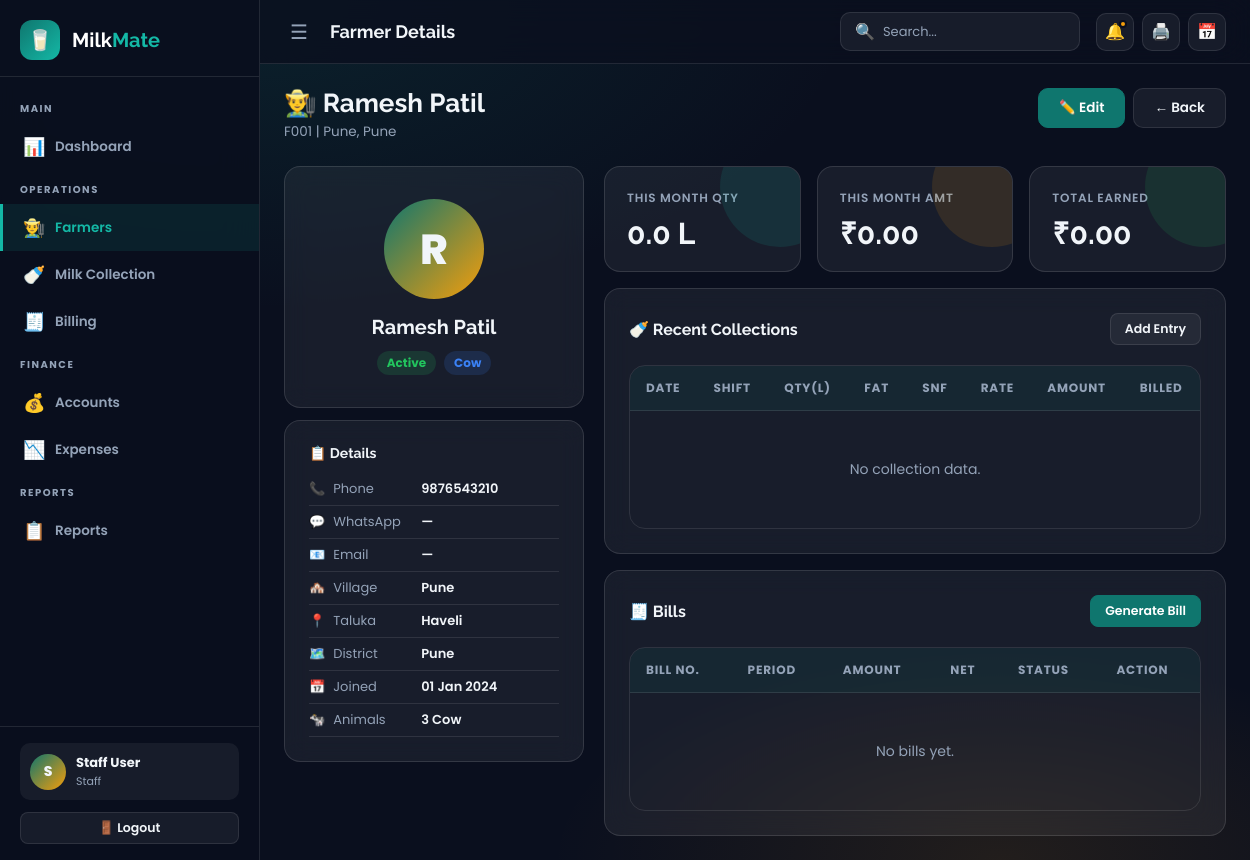
The page /modules/farmers/view.php?id=1 (signed in) on the database its author committed.
### tables this page shows
CREATE TABLE IF NOT EXISTS `farmers` (
  `id` INT UNSIGNED AUTO_INCREMENT PRIMARY KEY,
  `farmer_code` VARCHAR(20) NOT NULL UNIQUE,
  `name` VARCHAR(100) NOT NULL,
  `name_marathi` VARCHAR(100) DEFAULT NULL,
  `phone` VARCHAR(15) NOT NULL,
  `whatsapp` VARCHAR(15) DEFAULT NULL,
  `email` VARCHAR(150) DEFAULT NULL,
  `address` TEXT NOT NULL,
  `village` VARCHAR(100) DEFAULT NULL,
  `taluka` VARCHAR(100) DEFAULT NULL,
  `district` VARCHAR(100) DEFAULT NULL,
  `bank_name` VARCHAR(100) DEFAULT NULL,
  `bank_account` VARCHAR(30) DEFAULT NULL,
  `ifsc_code` VARCHAR(20) DEFAULT NULL,
  `aadhar` VARCHAR(20) DEFAULT NULL,
  `photo` VARCHAR(255) DEFAULT NULL,
  `animal_type` ENUM('cow','buffalo','both') DEFAULT 'cow',
  `animal_count` INT DEFAULT 0,
  `joining_date` DATE NOT NULL,
  `is_active` TINYINT(1) DEFAULT 1,
  `notes` TEXT DEFAULT NULL,
  `created_by` INT UNSIGNED DEFAULT NULL,
  `created_at` TIMESTAMP DEFAULT CURRENT_TIMESTAMP,
  `updated_at` TIMESTAMP DEFAULT CURRENT_TIMESTAMP ON UPDATE CURRENT_TIMESTAMP,
  FOREIGN KEY (`created_by`) REFERENCES `users`(`id`) ON DELETE SET NULL
);

### config/app.php (called while the page is built, shortened)
<?php
function formatCurrency($a) { return '₹' . number_format($a, 2); }
?>

### modules/farmers/view.php (the view, shortened to what this page needs)
<?php
require_once dirname(dirname(__DIR__)).'/config/app.php';
$pdo = db();
$id = (int)($_GET['id']??0);
$f = $pdo->prepare("SELECT * FROM farmers WHERE id=? LIMIT 1");
$f->execute([$id]); $f=$f->fetch();
$month = date('Y-m');
$stats = $pdo->prepare("SELECT COALESCE(SUM(quantity),0) as qty, COALESCE(SUM(amount),0) as amt, COUNT(*) as entries FROM milk_collections WHERE farmer_id=? AND DATE_FORMAT(collection_date,'%Y-%m')=?");
$stats->execute([$id,$month]); $stats=$stats->fetch();
$totalAmt = $pdo->prepare("SELECT COALESCE(SUM(amount),0) FROM milk_collections WHERE farmer_id=?");
$totalAmt->execute([$id]); $totalAmt=$totalAmt->fetchColumn();
$recentCols = $pdo->prepare("SELECT * FROM milk_collections WHERE farmer_id=? ORDER BY collection_date DESC, shift LIMIT 20");
$recentCols->execute([$id]); $recentCols=$recentCols->fetchAll();
$bills = $pdo->prepare("SELECT * FROM bills WHERE farmer_id=? ORDER BY created_at DESC LIMIT 10");
$bills->execute([$id]); $bills=$bills->fetchAll();
include dirname(dirname(__DIR__)).'/includes/header.php';
?>
<div class="page-header">
  <div>
    <h1>👨‍🌾 <?=htmlspecialchars($f['name'])?></h1>
    <p class="text-muted"><?=htmlspecialchars($f['farmer_code'])?> | <?=htmlspecialchars($f['village']??'')?>, <?=htmlspecialchars($f['district']??'')?></p>
  </div>
  <div class="d-flex gap-2">
    <a href="edit.php?id=<?=$id?>" class="btn btn-primary">✏️ Edit</a>
    <a href="index.php" class="btn btn-ghost">← Back</a>
  </div>
</div>
<div style="display:grid;grid-template-columns:300px 1fr;gap:20px;" class="responsive-grid">
  <div>
    <div class="card" style="text-align:center;padding:32px;">
      <?php if($f['photo']&&file_exists(UPLOAD_PATH.$f['photo'])): ?>
      <img src="<?=UPLOAD_URL.htmlspecialchars($f['photo'])?>" style="width:100px;height:100px;border-radius:50%;object-fit:cover;border:3px solid var(--primary-light);margin-bottom:16px;">
      <?php else: ?>
      <div style="width:100px;height:100px;border-radius:50%;background:linear-gradient(135deg,var(--primary),var(--accent));display:flex;align-items:center;justify-content:center;font-size:42px;font-weight:700;margin:0 auto 16px;"><?=strtoupper(substr($f['name'],0,1))?></div>
      <?php endif; ?>
      <h2 style="font-size:20px;"><?=htmlspecialchars($f['name'])?></h2>
      <div class="d-flex gap-2 mt-3" style="justify-content:center;">
        <span class="badge badge-<?=$f['is_active']?'success':'danger'?>"><?=$f['is_active']?'Active':'Inactive'?></span>
        <span class="badge badge-info"><?=ucfirst($f['animal_type'])?></span>
      </div>
    </div>
    <div class="card mt-3">
      <h3 style="font-size:14px;margin-bottom:12px;">📋 Details</h3>
      <?php $details=[['📞','Phone',$f['phone']],['💬','WhatsApp',$f['whatsapp']??'—'],['📧','Email',$f['email']??'—'],['🏘️','Village',$f['village']??'—'],['📍','Taluka',$f['taluka']??'—'],['🗺️','District',$f['district']??'—'],['📅','Joined',formatDate($f['joining_date'])],['🐄','Animals',$f['animal_count'].' '.ucfirst($f['animal_type'])]]; ?>
      <?php foreach($details as [$ic,$lb,$vl]): ?>
      <div style="display:flex;gap:8px;padding:6px 0;border-bottom:1px solid var(--border);font-size:13px;">
        <span><?=$ic?></span><span class="text-muted" style="width:80px;flex-shrink:0;"><?=$lb?></span><span style="font-weight:500;"><?=htmlspecialchars($vl)?></span>
      </div>
      <?php endforeach; ?>
    </div>
  </div>
  <div>
    <div class="stat-grid mb-4" style="grid-template-columns:repeat(3,1fr);">
      <div class="stat-card teal"><div class="stat-label">This Month Qty</div><div class="stat-value"><?=number_format($stats['qty'],1)?> L</div></div>
      <div class="stat-card amber"><div class="stat-label">This Month Amt</div><div class="stat-value"><?=formatCurrency($stats['amt'])?></div></div>
      <div class="stat-card green"><div class="stat-label">Total Earned</div><div class="stat-value"><?=formatCurrency($totalAmt)?></div></div>
    </div>
    <div class="card mb-4">
      <div class="card-header"><h3 class="card-title">🍼 Recent Collections</h3><a href="<?=APP_URL?>/modules/collections/index.php" class="btn btn-ghost btn-sm">Add Entry</a></div>
      <div class="table-wrapper">
        <table><thead><tr><th>Date</th><th>Shift</th><th>Qty(L)</th><th>FAT</th><th>SNF</th><th>Rate</th><th>Amount</th><th>Billed</th></tr></thead>
        <tbody>
          <?php if(empty($recentCols)): ?><tr><td colspan="8" class="table-empty">No collection data.</td></tr>
          <?php else: foreach($recentCols as $c): ?>
          <tr><td><?=formatDate($c['collection_date'])?></td><td><?=ucfirst($c['shift'])?></td><td><?=number_format($c['quantity'],2)?></td><td><?=number_format($c['fat'],2)?></td><td><?=number_format($c['snf'],2)?></td><td><?=formatCurrency($c['rate'])?></td><td style="font-weight:600;"><?=formatCurrency($c['amount'])?></td><td><?=$c['is_billed']?'<span class="badge badge-success">Yes</span>':'<span class="badge badge-warning">No</span>'?></td></tr>
          <?php endforeach; endif; ?>
        </tbody></table>
      </div>
    </div>
    <div class="card">
      <div class="card-header"><h3 class="card-title">🧾 Bills</h3><a href="<?=APP_URL?>/modules/billing/generate.php?farmer_id=<?=$id?>" class="btn btn-primary btn-sm">Generate Bill</a></div>
      <div class="table-wrapper">
        <table><thead><tr><th>Bill No.</th><th>Period</th><th>Amount</th><th>Net</th><th>Status</th><th>Action</th></tr></thead>
        <tbody>
          <?php if(empty($bills)): ?><tr><td colspan="6" class="table-empty">No bills yet.</td></tr>
          <?php else: foreach($bills as $b): ?>
          <tr><td><?=htmlspecialchars($b['bill_number'])?></td><td style="font-size:12px;"><?=formatDate($b['period_from'])?> – <?=formatDate($b['period_to'])?></td><td><?=formatCurrency($b['total_amount'])?></td><td style="font-weight:700;"><?=formatCurrency($b['net_amount'])?></td>
          <td><span class="badge badge-<?=$b['payment_status']==='paid'?'success':($b['payment_status']==='partial'?'warning':'danger')?>"><?=ucfirst($b['payment_status'])?></span></td>
          <td><a href="<?=APP_URL?>/modules/billing/view.php?id=<?=$b['id']?>" class="btn btn-ghost btn-sm">View</a></td></tr>
          <?php endforeach; endif; ?>
        </tbody></table>
      </div>
    </div>
  </div>
</div>
<?php include dirname(dirname(__DIR__)).'/includes/footer.php'; ?>

### assets/css/app.css (style rules this page uses)
:root { --primary: #0f766e; --primary-light: #14b8a6; --primary-dark: #0d5c56; --accent: #f59e0b; --accent-dark: #d97706; --danger: #ef4444; --success: #22c55e; --warning: #f59e0b; --info: #3b82f6; --bg-dark: #0a0f1e; --bg-card: rgba(255,255,255,0.05); --sidebar-w: 260px; --sidebar-collapsed: 70px; --navbar-h: 64px; --text-primary: #f1f5f9; --text-secondary: #94a3b8; --border: rgba(255,255,255,0.1); --glass: rgba(255,255,255,0.06); --glass-border: rgba(255,255,255,0.12); --shadow: 0 8px 32px rgba(0,0,0,0.4); --radius: 16px; --radius-sm: 10px; --transition: 0.25s ease; }
*, *::before, *::after { box-sizing: border-box; margin: 0; padding: 0; }
html { scroll-behavior: smooth; }
body { font-family: 'Poppins', sans-serif; font-weight: 400; background: var(--bg-dark); color: var(--text-primary); min-height: 100vh; overflow-x: hidden; background-image: radial-gradient(ellipse 80% 60% at 20% 0%, rgba(15,118,110,0.18) 0%, transparent 60%), radial-gradient(ellipse 60% 40% at 80% 100%, rgba(245,158,11,0.10) 0%, transparent 60%); }
h1,h2,h3,h4,h5,h6 { font-family: 'Raleway', sans-serif; font-weight: 700; }
a { text-decoration: none; color: inherit; }
.page-header { margin-bottom: 24px; display: flex; align-items: flex-start; justify-content: space-between; flex-wrap: wrap; gap: 12px; }
.page-header h1 { font-size: 26px; }
.page-header p { color: var(--text-secondary); font-size: 13.5px; margin-top: 4px; }
.card { background: var(--glass); border: 1px solid var(--glass-border); border-radius: var(--radius); backdrop-filter: blur(12px); padding: 24px; transition: transform var(--transition), box-shadow var(--transition), border-color var(--transition); }
.card-header { display: flex; align-items: center; justify-content: space-between; margin-bottom: 20px; }
.card-title { font-family: 'Raleway',sans-serif; font-weight: 700; font-size: 16px; }
.stat-grid { display: grid; grid-template-columns: repeat(auto-fill, minmax(220px,1fr)); gap: 16px; }
.stat-card { background: var(--glass); border: 1px solid var(--glass-border); border-radius: var(--radius); padding: 22px; display: flex; flex-direction: column; gap: 12px; position: relative; overflow: hidden; cursor: default; transition: all var(--transition); }
.stat-card::before { content: ''; position: absolute; top: -40px; right: -40px; width: 120px; height: 120px; border-radius: 50%; opacity: 0.12; transition: transform var(--transition); }
.stat-card.teal::before { background: var(--primary-light); }
.stat-card.amber::before { background: var(--accent); }
.stat-card.green::before { background: var(--success); }
.stat-label { font-size: 12px; font-weight: 500; color: var(--text-secondary); text-transform: uppercase; letter-spacing: 0.8px; }
.stat-value { font-family: 'Raleway',sans-serif; font-size: 30px; font-weight: 700; line-height: 1; }
.btn { display: inline-flex; align-items: center; gap: 8px; padding: 9px 20px; border-radius: var(--radius-sm); font-family: 'Poppins',sans-serif; font-size: 13.5px; font-weight: 500; border: 1px solid transparent; cursor: pointer; transition: all var(--transition); white-space: nowrap; }
.btn-primary { background: var(--primary); color: #fff; border-color: var(--primary); }
.btn-ghost { background: var(--glass); color: var(--text-primary); border-color: var(--border); }
.btn-sm { padding: 6px 14px; font-size: 12.5px; border-radius: 8px; }
.table-wrapper { overflow-x: auto; border-radius: var(--radius); border: 1px solid var(--border); }
table { width: 100%; border-collapse: collapse; }
thead th { background: rgba(15,118,110,0.12); padding: 13px 16px; text-align: left; font-size: 12px; font-weight: 600; color: var(--text-secondary); text-transform: uppercase; letter-spacing: 0.8px; white-space: nowrap; }
tbody td { padding: 13px 16px; font-size: 13.5px; border-top: 1px solid var(--border); vertical-align: middle; }
tbody tr { transition: background var(--transition); }
.table-empty { text-align: center; color: var(--text-secondary); padding: 48px !important; font-size: 14px; }
.badge { display: inline-flex; align-items: center; gap: 5px; padding: 3px 10px; border-radius: 99px; font-size: 12px; font-weight: 600; }
.badge-success { background: rgba(34,197,94,0.15); color: var(--success); }
.badge-info { background: rgba(59,130,246,0.15); color: var(--info); }
.text-muted { color: var(--text-secondary); }
.d-flex { display: flex; }
.gap-2 { gap: 8px; }
.mt-3 { margin-top: 12px; }
.mb-4 { margin-bottom: 16px; }

### rows shown on the page
farmers: name "Ramesh Patil", farmer_code "F001", village "Pune", district "Pune", name "R", animal_type "Cow"

### other values the page prints
substr($_SESSION['name'] ?? 'U', 0, 1) "S"
$_SESSION['name'] "Staff User"
$_SESSION['role'] "Staff"
$pageTitle "Farmer Details"
$ic "📞"
$lb "Phone"
$vl "9876543210"
$ic "💬"
$lb "WhatsApp"
$vl "—"
$ic "📧"
$lb "Email"
$ic "🏘️"
$lb "Village"
$vl "Pune"
